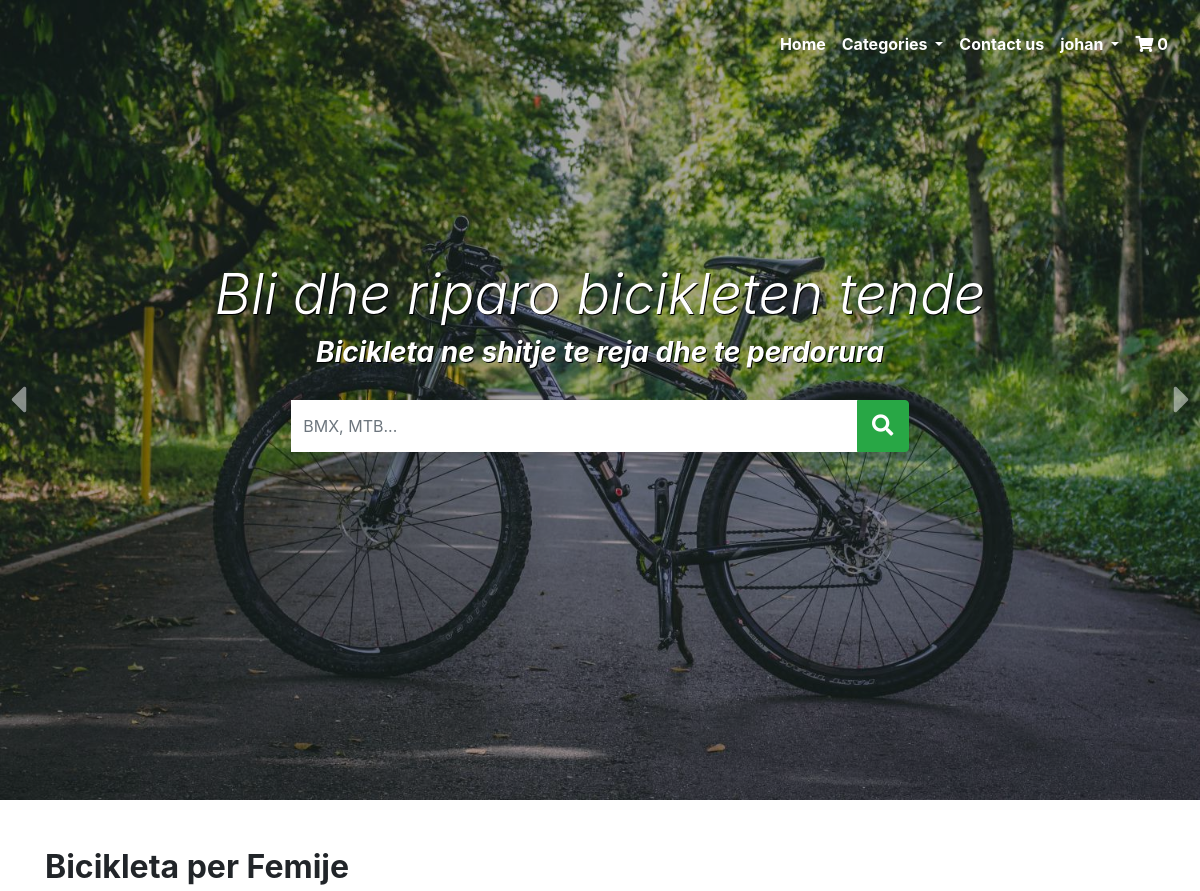
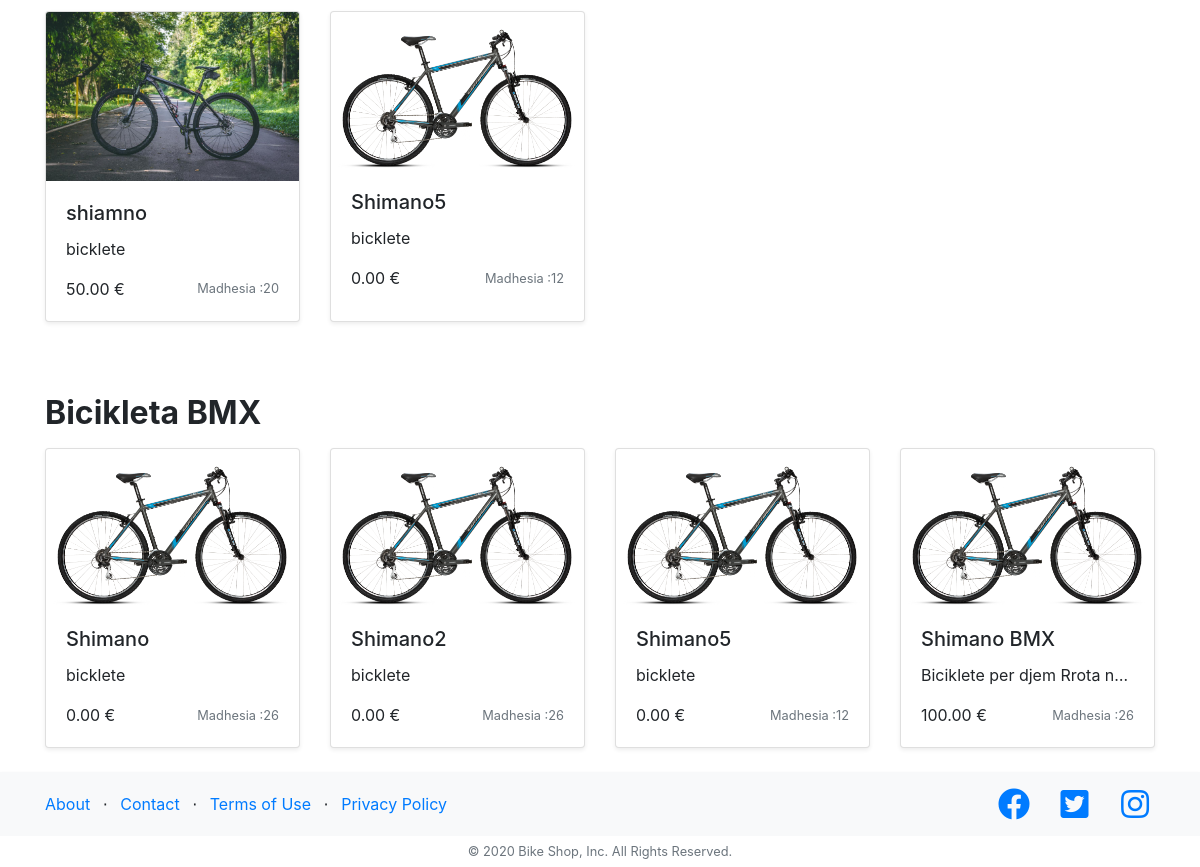
The app's page / (signed in) with its own data (2 pictures, top to bottom).
### shop/models.py (models this page shows, shortened)
class Bikes(models.Model):
    name = models.CharField(max_length=35, default="Shimano")
    size = models.CharField(max_length=2, default=26)
    color = models.CharField(max_length=10, default="Blu")
    description = models.TextField(default="bicklete")
    full_description = RichTextField(blank=True, null=True)
    price = models.DecimalField(max_digits=10, decimal_places=2, default=100)
    image = models.ImageField(default="defalut.png")
    age_category = models.CharField(default=16, max_length=15)
    bike_categories = models.CharField(default="BMX", max_length=50)
    amount = models.DecimalField(max_digits=10, decimal_places=2, default=10)
    class Meta:
        verbose_name_plural = 'Bikes'

### shop/views.py (the view)
# urls.py: path('', views.index, name='index'),
def index(request):
    current_user = user_id_cookie(request)
    if request.method == 'POST':
        form = HomeSearchForm(request.POST)
        if form.is_valid():
            return HttpResponseRedirect('/search?q='+form.cleaned_data['search'])
    else:
        form = HomeSearchForm()
    kid_bikes = Bikes.objects.filter(size__lte=20)
    BMX_bikes = Bikes.objects.filter(bike_categories="BMX")
    context = {'kid_bikes': kid_bikes, 'BMX_bikes': BMX_bikes, 'form': form}
    return render(request, 'shop/index.html', context)

### shop/forms.py
class HomeSearchForm(forms.Form):
    search = forms.CharField(max_length=100, widget=forms.TextInput(
        attrs={'class': 'form-control input-search-text border-0', 'placeholder': 'BMX, MTB...'}))

### shop/context_processors.py (called while the page is built)
def add_variable_to_context(request):
    if request.COOKIES.get('uuid') is not None:
        return {
            'uuid': request.COOKIES.get('uuid')
        }
    else:
        return {
            'uuid': '000'
        }

### shop/templatetags/myapptags.py (called while the page is built)
@register.simple_tag
def shopcartcount(userid):
    count = ShopCart.objects.filter(user=userid).count()
    return count

### shop/views.py (called while the page is built)
def user_id_cookie(request):
    if request.COOKIES.get('uuid') is None:
        return str(random())[2:19]
    else:
        return request.COOKIES.get('uuid')

### shop/templates/shop/index.html (shortened to what this page needs)
{% extends 'shop/layout.html' %}
{% block content %}
    <div id="carouselExampleCaptions" class="carousel slide carousel-fade" data-ride="carousel">
        <div class="carousel-inner">
            <div class="carousel-item main-carousel-item position-relative active">
                <div class="carousel-caption d-none d-md-block w-100 h-100">
                    <div class="text-center font-italic caption-text w-100 py-4">
                        <h1 class="display-4">Bli dhe riparo bicikleten tende</h1>
                        <h3 class="font-weight-bolder">Bicikleta ne shitje te reja dhe te perdorura</h3>
                    </div>
                </div>
            </div>
        </div>
        <a class="carousel-control-prev" href="#carouselExampleCaptions" role="button" data-slide="prev">
            <span class="fas fa-caret-left p-0 pr-4 text-light" aria-hidden="true"></span>
        </a>
        <a class="carousel-control-next" href="#carouselExampleCaptions" role="button" data-slide="next">
            <span class="fas fa-caret-right p-0 pl-4 text-light" aria-hidden="true"></span>
        </a>
        <div class="w-100 search-block">
            <div class="container">
                <div class="col-md-7 m-auto">
                  <form method="POST">
                    <div class="input-group mb-3 shadow">
                          {{form.search}}
                      <div class="input-group-append">
                          <button class="btn btn-success btn-search" type="submit"><i class="fas fa-search fa-lg"></i></button>
                      </div>
                    </div>
                  </form>
                </div>
            </div>
        </div>
    </div>
<div class="container">
    <div class="row mt-5">
        <div class="col-md-12">
            <h2 class="font-weight-bold mb-3">Bicikleta per Femije</h2>
        </div>
    </div>
    <div class="row row-cols-1 row-cols-lg-4 row-cols-md-3">
        {%for bike in kid_bikes%}
            <div class="col mb-4 bike">
                <a href="/bike/{{ bike.name }}" class="text-decoration-none">
                    <div class="card h-100 shadow-sm">
                        <img src="{{bike.image.url}}" class="card-img-top" alt="...">
                        <div class="card-body">
                            <h5 class="card-title">{{bike.name}}</h5>
                            <p class="card-text text-truncate">{{bike.description}}</p>
                            <div class="d-flex align-items-center justify-content-between mt-1">
                                <span class="product-price">{{bike.price}} &euro;</span>
                                <small class="text-muted">Madhesia :{{bike.size}}</small>
                            </div>
                        </div>
                    </div>
                </a>
            </div>
        {% endfor%}
    </div>
    <div class="row mt-5">
        <div class="col-md-12">
            <h2 class="font-weight-bold mb-3">Bicikleta BMX</h2>
        </div>
    </div>
    <div class="row row-cols-1 row-cols-lg-4 row-cols-md-3">
        {%for bike in BMX_bikes%}
            <div class="col mb-4 bike">
                <a href="/bike/{{ bike.name }}" class="text-decoration-none">
                    <div class="card h-100 shadow-sm">
                        <img src="{{bike.image.url}}" class="card-img-top" alt="...">
                        <div class="card-body">
                            <h5 class="card-title">{{bike.name}}</h5>
                            <p class="card-text text-truncate">{{bike.description}}</p>
                            <div class="d-flex align-items-center justify-content-between mt-1">
                                <span class="product-price">{{bike.price}} &euro;</span>
                                <small class="text-muted">Madhesia :{{bike.size}}</small>
                            </div>
                        </div>
                    </div>
                </a>
            </div>
        {% endfor%}
    </div>
</div>
{% endblock %}

### shop/templates/shop/layout.html (shortened to what this page needs)
<!DOCTYPE html>
<html lang="en">
<head>
    <link rel="stylesheet" href="https://stackpath.bootstrapcdn.com/bootstrap/4.5.0/css/bootstrap.min.css"
>
    <link rel="stylesheet" href="https://cdnjs.cloudflare.com/ajax/libs/font-awesome/5.14.0/css/all.min.css">
    {% load static %}
    <link rel="stylesheet" type="text/css" href="{% static 'shop/home.css' %}">
 {% load myapptags %}
</head>
<body>
    <nav class="navbar navbar-expand-lg navbar-light fixed-top pt-4 pr-4" id="MainNavbar">
        <div class="collapse navbar-collapse" id="navbarNav">
            <ul class="navbar-nav ml-auto">
                <li class="nav-item active">
                    <a class="nav-link" href="/">Home <span class="sr-only">(current)</span></a>
                </li>
                <li class="nav-item dropdown">
                    <a class="nav-link dropdown-toggle" href="#" id="navbarDropdown" role="button" data-toggle="dropdown" aria-haspopup="true" aria-expanded="false">
                      Categories
                    </a>
                </li>
                <li class="nav-item">
                    <a class="nav-link" href="/contact">Contact us</a>
                </li>
                {% if user.is_authenticated %}
                <li class="nav-item dropdown">
                    <a class="nav-link dropdown-toggle" href="#" id="navbarDropdown2" role="button" data-toggle="dropdown" aria-haspopup="true" aria-expanded="false">
                      {{ user.username }}
                    </a>
                </li>
                {% else %}
                <li class="nav-item">
                    <a class="nav-link btn btn-outline-success my-2 my-sm-0 py-1 login" href="{% url 'admin:login' %}">Log in</a>
                </li>
                {% endif %}
                <li class="nav-item">
                    <a class="nav-link" href="/shopcart" >
                        <i class="fa fa-shopping-cart"></i>
                        {% load myapptags %}
                        {% shopcartcount  uuid as count %}
                        <span class="qty">{{ count  }}</span>
                    </a>
                </li>
            </ul>
        </div>
    </nav>
        {% block content %}
        {% endblock %}
      <footer class="footer shadow-sm bg-light">
          <div class="container py-3">
              <div class="row">
                <div class="col-lg-6 text-center text-lg-left" style="line-height: 32px;">
                  <ul class="list-inline mb-0">
                    <li class="list-inline-item">
                      <a href="#">About</a>
                    </li>
                    <li class="list-inline-item">&sdot;</li>
                    <li class="list-inline-item">
                      <a href="/contact">Contact</a>
                    </li>
                    <li class="list-inline-item">&sdot;</li>
                    <li class="list-inline-item">
                      <a href="#">Terms of Use</a>
                    </li>
                    <li class="list-inline-item">&sdot;</li>
                    <li class="list-inline-item">
                      <a href="#">Privacy Policy</a>
                    </li>
                  </ul>
                </div>
                  <div class="col-lg-6 text-center text-lg-right">
                      <ul class="list-inline mb-0">
                        <li class="list-inline-item mr-3">
                          <a href="#">
                            <i class="fab fa-facebook fa-2x fa-fw"></i>
                          </a>
                        </li>
                        <li class="list-inline-item mr-3">
                          <a href="#">
                            <i class="fab fa-twitter-square fa-2x fa-fw"></i>
                          </a>
                        </li>
                        <li class="list-inline-item">
                          <a href="#">
                            <i class="fab fa-instagram fa-2x fa-fw"></i>
                          </a>
                        </li>
                      </ul>
                  </div>
              </div>
          </div>
          <p class="bg-white text-muted small text-center py-2 mb-0">&copy; 2020 Bike Shop, Inc. All Rights Reserved.</p>
      </footer>
</body>
</html>

### shop/static/shop/home.css (style rules this page uses)
#navbarNav .navbar-nav .nav-link { color: #ffffff; font-weight: bolder; }
.navbar-expand-lg { -webkit-transition: all .35s; transition: all .35s; }
.carousel-control-next, .carousel-control-prev { z-index: 10; width: 5%; }
.carousel-control-next span, .carousel-control-prev span { font-size: 44px; }
.main-carousel-item { height: 100vh; min-height: 360px; }
.carousel-caption { background-color: rgba(2, 2, 2, 0.35); left: 0; bottom: 0; }
.carousel-caption .caption-text { position: absolute; top: calc(50% - 163px); text-shadow: 1px 1px 0 black; }
.bike a { color: inherit !important; }
.search-block { position: absolute; top: 50%; z-index: 1; }
.input-search-text { height: 52px; }
.btn-search { width: 52px; }
html { position: relative; min-height: 100%; }
body { margin-bottom: 95px; }
.footer { position: absolute; bottom: 0; width: 100%; height: 95px; line-height: 1; }
.footer > .container { padding-right: 15px; padding-left: 15px; }
.footer > p { line-height: initial; }

### records on screen
Bikes: image (picture), name "shiamno", description "bicklete", price "50.00", size "20"
Bikes: image (picture), name "Shimano5", description "bicklete", price "0.00", size "12"
Bikes: image (picture), name "Shimano", description "bicklete", price "0.00", size "26"
Bikes: image (picture), name "Shimano2", description "bicklete", price "0.00", size "26"
Bikes: image (picture), name "Shimano BMX", description "Biciklete per djem Rrota n…", price "100.00", size "26"

### other values on screen
{{ user.username }} "johan"
{{ count }} "0"
